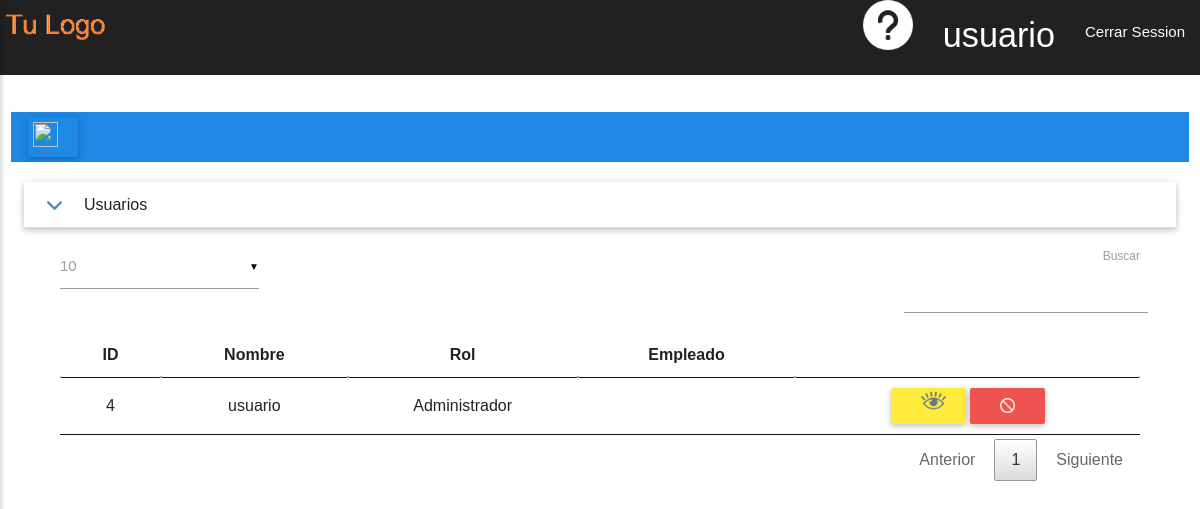
The app's page /Modulo/Usuarios.php (signed in) with its own data.
### tables this page shows
CREATE TABLE `usuarios` (
  `idUsuarios` int(11) NOT NULL,
  `Email` varchar(55) DEFAULT NULL,
  `user` varchar(10) DEFAULT NULL,
  `Contra` varchar(20) DEFAULT NULL,
  `estado` int(11) DEFAULT NULL,
  `idRol` int(11) DEFAULT NULL,
  `idEmpleados` int(11) DEFAULT NULL
);

### vista/Vistas.php (called while the page is built, shortened)
<?php
function Usuario()
{
    include('../app/plantilla/usuario/Cuerpo.php');
}
?>

### vista/usuarioVista.php (the view, shortened to what this page needs)
<?php
function mostrarUsuarios()
{
	?>
<table id='tabla' class='bordered centered highlight responsive-table centrarT'>
          <thead>
          <tr>
          <th>ID</th>
          <th>Nombre</th>
          <th>Rol</th>
          <th>Empleado</th>
          <th></th>
          </tr>
          </thead>
       <tbody>
	<?php
    $mysql = conexionMysql();
    $sql = "SELECT u.idUsuarios, u.user,(SELECT r.Descripcion FROM roles r WHERE r.idRol=u.idRol ),(SELECT r.nombre FROM empleados r WHERE r.idEmpleados=u.idEmpleados limit 1),(SELECT r.apellido FROM empleados r WHERE r.idEmpleados=u.idEmpleados limit 1) FROM usuarios u WHERE Estado=1 and u.idusuarios!=0";
	$tabla="";
    if($resultado = $mysql->query($sql))
    {
        if(mysqli_num_rows($resultado)==0)
        {
            $respuesta = "<div class='error'>No hay usuarios BD vacia</div>";
        }
        else
        {
            while($fila = $resultado->fetch_row())
            {
                $tabla .= "<tr>";
                $tabla .="<td>"     .$fila["0"].    "</td>";
                $tabla .="<td>" .$fila["1"].      "</td>";
                $tabla .="<td>" .$fila["2"].      "</td>";
				$tabla .="<td>" .$fila["3"].      " " .$fila["4"].      "</td>";
				 $tabla .="<td class='anchoC'>";
                $tabla .="<a class='waves-effect waves-light btn yellow dark-1 modal-trigger botonesm ver' onclick=\"ver('".$fila["0"]."')\"><i class='material-icons left'><img class='iconoeditcrud' src='../app/img/ojo.png' /></i></a>";
				$tabla .="<a class='waves-effect waves-light btn red lighten-1 modal-trigger botonesm modaleliminar' onclick=\"deshabilitarUsuariosTurnoU('5','1','".$fila["0"]."');\" title=\"Deshabilitar\"><i class='material-icons left'><img class='iconoaddcrud' src='../app/img/deshabilitado.png' /></i></a>";
                $tabla .= "</td></tr>";
            }
            $respuesta = $tabla;
        }
    }
    else
    {
        $respuesta = "<div class='error'>Error: no se ejecuto la consulta a BD</div>";
    }
    return printf($respuesta);
	?>
    <?php
}
	?>
    <?php
function comboRolesUsuarios()
{
	?>
	<?php
    $mysql = conexionMysql();
    $sql = "SELECT descripcion,idRol FROM roles where estado=1";
	$tabla="";
    if($resultado = $mysql->query($sql))
    {
        if(mysqli_num_rows($resultado)==0)
        {
            $respuesta = "<div class='error'>No hay usuarios BD vacia</div>";
        }
        else
        {
            while($fila = $resultado->fetch_row())
            {
                $tabla .="<option value=\"".$fila["1"]."\">".$fila["0"]."</option>";
            }
            $respuesta = $tabla;
        }
    }
    else
    {
        $respuesta = "<div class='error'>Error: no se ejecuto la consulta a BD</div>";
    }
    return printf($respuesta);
	?>
    <?php
}
?>

### records on screen
usuarios: idUsuarios "4", user "usuario", 2 "Administrador"

### other values on screen
$_SESSION['SOFT_USER'] "usuario"
